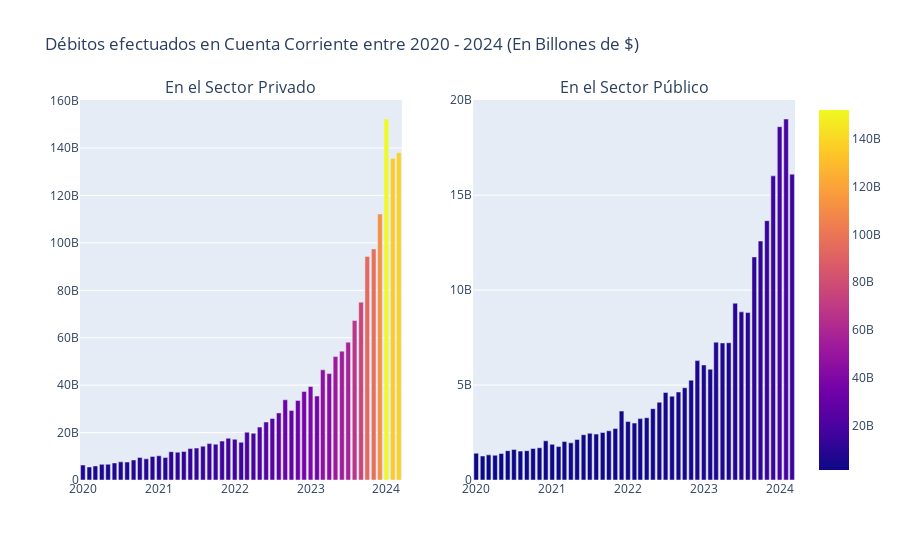

Notebook source saved alongside this figure:
### Markdown cell above
### Comparación de los débitos efectuados entre el sector privado y el público en el período 2020 - 2024

### Code cell
fig_deposit_series= make_subplots(rows=1, cols=2,
                                 subplot_titles=(
                                                 "En el Sector Privado",
                                                 "En el Sector Público"
                                                )
                                 )

fig_serie_private= px.bar(historial_depositos.iloc[960:], x="Mes-Año", y="CC del sector privado",
                          title="CA del sector privado 1940 - 2024", color= "CC del sector privado"
                         )
fig_deposit_series.add_trace(fig_serie_private.data[0], row=1, col=1)



fig_serie_public= px.bar(historial_depositos.iloc[960:], x="Mes-Año", y="CC del sector público",
                         title="CA del sector público 1940 - 2024", color= "CC del sector público"
                        )
fig_deposit_series.add_trace(fig_serie_public.data[0], row=1, col=2)


fig_deposit_series.update_layout(
    title_text="Débitos efectuados en Cuenta Corriente entre 2020 - 2024 (En Billones de $)",
    showlegend=True,
)

fig_deposit_series.show()
